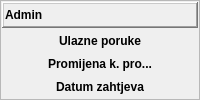
                    <widget class="QFrame" name="fraAdmin">
                     <property name="sizePolicy">
                      <sizepolicy hsizetype="Preferred" vsizetype="Maximum">
                       <horstretch>0</horstretch>
                       <verstretch>0</verstretch>
                      </sizepolicy>
                     </property>
                     <property name="frameShape">
                      <enum>QFrame::StyledPanel</enum>
                     </property>
                     <property name="frameShadow">
                      <enum>QFrame::Raised</enum>
                     </property>
                     <layout class="QVBoxLayout" name="verticalLayout_21">
                      <property name="spacing">
                       <number>1</number>
                      </property>
                      <property name="leftMargin">
                       <number>1</number>
                      </property>
                      <property name="topMargin">
                       <number>0</number>
                      </property>
                      <property name="rightMargin">
                       <number>1</number>
                      </property>
                      <property name="bottomMargin">
                       <number>0</number>
                      </property>
                      <item>
                       <widget class="QFrame" name="fraTipKupcaTitle_7">
                        <property name="sizePolicy">
                         <sizepolicy hsizetype="Preferred" vsizetype="Maximum">
                          <horstretch>0</horstretch>
                          <verstretch>0</verstretch>
                         </sizepolicy>
                        </property>
                        <property name="frameShape">
                         <enum>QFrame::WinPanel</enum>
                        </property>
                        <property name="frameShadow">
                         <enum>QFrame::Raised</enum>
                        </property>
                        <layout class="QHBoxLayout" name="horizontalLayout_12">
                         <property name="spacing">
                          <number>1</number>
                         </property>
                         <property name="leftMargin">
                          <number>1</number>
                         </property>
                         <property name="topMargin">
                          <number>0</number>
                         </property>
                         <property name="rightMargin">
                          <number>1</number>
                         </property>
                         <property name="bottomMargin">
                          <number>0</number>
                         </property>
                         <item>
                          <widget class="QLabel" name="lblAdminTitle">
                           <property name="font">
                            <font>
                             <weight>75</weight>
                             <bold>true</bold>
                            </font>
                           </property>
                           <property name="text">
                            <string>Admin</string>
                           </property>
                          </widget>
                         </item>
                         <item>
                          <widget class="QPushButton" name="pushButton_8">
                           <property name="sizePolicy">
                            <sizepolicy hsizetype="Maximum" vsizetype="Fixed">
                             <horstretch>0</horstretch>
                             <verstretch>0</verstretch>
                            </sizepolicy>
                           </property>
                           <property name="text">
                            <string/>
                           </property>
                           <property name="icon">
                            <iconset resource="../../resources/DonatForm.qrc">
                             <normaloff>:/InDonat/Forms/images/ig_menuGreenUp.gif</normaloff>:/InDonat/Forms/images/ig_menuGreenUp.gif</iconset>
                           </property>
                           <property name="flat">
                            <bool>true</bool>
                           </property>
                          </widget>
                         </item>
                        </layout>
                       </widget>
                      </item>
                      <item>
                       <widget class="QFrame" name="fraAdminButtons">
                        <property name="sizePolicy">
                         <sizepolicy hsizetype="Preferred" vsizetype="Maximum">
                          <horstretch>0</horstretch>
                          <verstretch>0</verstretch>
                         </sizepolicy>
                        </property>
                        <property name="frameShape">
                         <enum>QFrame::NoFrame</enum>
                        </property>
                        <property name="frameShadow">
                         <enum>QFrame::Raised</enum>
                        </property>
                        <layout class="QVBoxLayout" name="verticalLayout_22">
                         <property name="spacing">
                          <number>1</number>
                         </property>
                         <property name="leftMargin">
                          <number>1</number>
                         </property>
                         <property name="topMargin">
                          <number>0</number>
                         </property>
                         <property name="rightMargin">
                          <number>1</number>
                         </property>
                         <property name="bottomMargin">
                          <number>0</number>
                         </property>
                         <item>
                          <widget class="QPushButton" name="btnUlaznePoruke">
                           <property name="font">
                            <font>
                             <weight>75</weight>
                             <bold>true</bold>
                            </font>
                           </property>
                           <property name="cursor">
                            <cursorShape>PointingHandCursor</cursorShape>
                           </property>
                           <property name="text">
                            <string>Ulazne poruke</string>
                           </property>
                           <property name="icon">
                            <iconset resource="../../resources/DonatForm.qrc">
                             <normaloff>:/InDonat/Forms/images/dll-icon.jpg</normaloff>:/InDonat/Forms/images/dll-icon.jpg</iconset>
                           </property>
                           <property name="flat">
                            <bool>true</bool>
                           </property>
                          </widget>
                         </item>
                         <item>
                          <widget class="QPushButton" name="btnPromjenaKPro">
                           <property name="font">
                            <font>
                             <weight>75</weight>
                             <bold>true</bold>
                            </font>
                           </property>
                           <property name="cursor">
                            <cursorShape>PointingHandCursor</cursorShape>
                           </property>
                           <property name="text">
                            <string>Promijena k. pro...</string>
                           </property>
                           <property name="icon">
                            <iconset resource="../../resources/DonatForm.qrc">
                             <normaloff>:/InDonat/Forms/images/dll-icon.jpg</normaloff>:/InDonat/Forms/images/dll-icon.jpg</iconset>
                           </property>
                           <property name="flat">
                            <bool>true</bool>
                           </property>
                          </widget>
                         </item>
                         <item>
                          <widget class="QPushButton" name="btnDatumZahtjeva">
                           <property name="font">
                            <font>
                             <weight>75</weight>
                             <bold>true</bold>
                            </font>
                           </property>
                           <property name="cursor">
                            <cursorShape>PointingHandCursor</cursorShape>
                           </property>
                           <property name="text">
                            <string>Datum zahtjeva</string>
                           </property>
                           <property name="icon">
                            <iconset resource="../../resources/DonatForm.qrc">
                             <normaloff>:/InDonat/Forms/images/dll-icon.jpg</normaloff>:/InDonat/Forms/images/dll-icon.jpg</iconset>
                           </property>
                           <property name="flat">
                            <bool>true</bool>
                           </property>
                          </widget>
                         </item>
                        </layout>
                       </widget>
                      </item>
                     </layout>
                    </widget>
